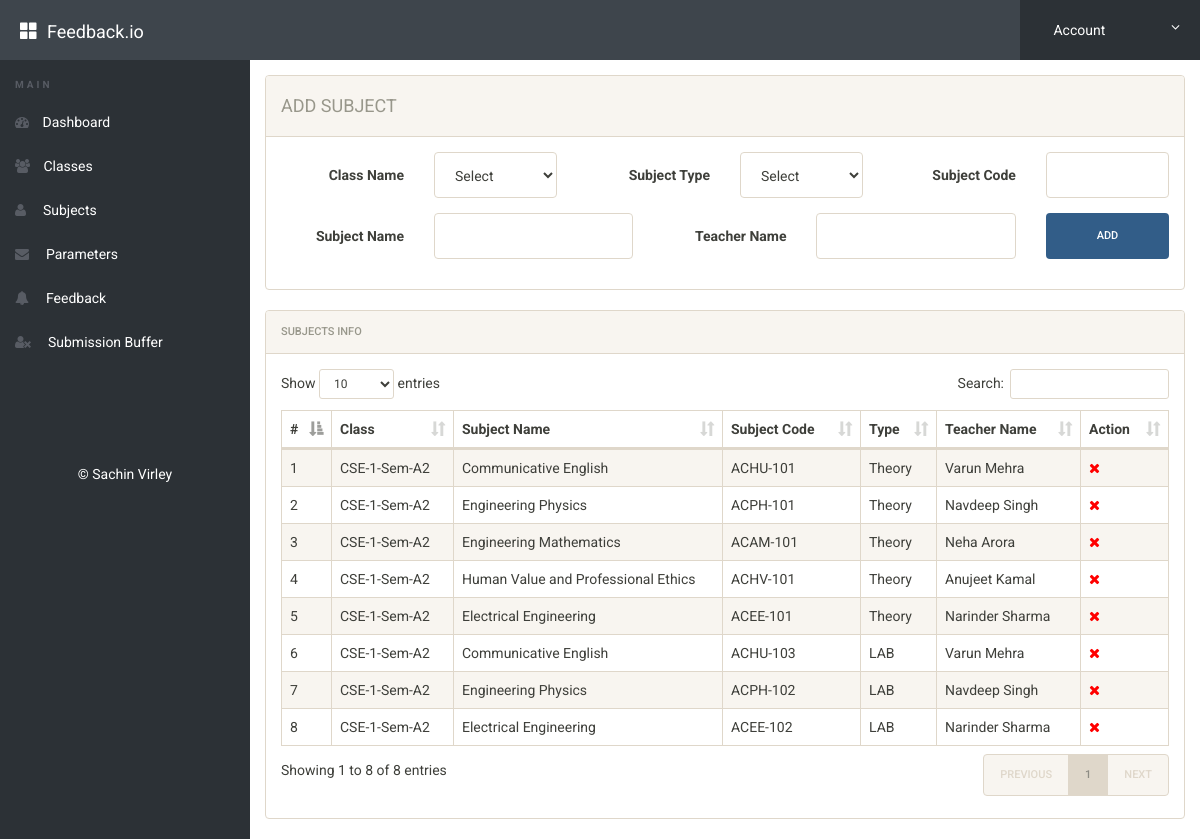
The app's page /admin/subjects.php (signed in) with its own data.
### tables this page shows
CREATE TABLE `subjects` (
  `id` int(11) NOT NULL,
  `subjecttype` varchar(50) NOT NULL,
  `SubjectName` varchar(50) NOT NULL,
  `subjectcode` varchar(50) NOT NULL,
  `teachername` varchar(100) NOT NULL,
  `classname` varchar(50) NOT NULL
);

### admin/subjects.php (the view, shortened to what this page needs)
<?php
include('includes/config.php');
if(strlen($_SESSION['alogin'])==0)
	{
header('location:index.php');
}
else{
?>
<!doctype html>
<html lang="en" class="no-js">
<head>
	<link rel="stylesheet" href="css/font-awesome.min.css">
	<link rel="stylesheet" href="css/bootstrap.min.css">
	<link rel="stylesheet" href="css/dataTables.bootstrap.min.css">
	<link rel="stylesheet" href="css/bootstrap-social.css">
	<link rel="stylesheet" href="css/bootstrap-select.css">
	<link rel="stylesheet" href="css/fileinput.min.css">
	<link rel="stylesheet" href="css/awesome-bootstrap-checkbox.css">
	<link rel="stylesheet" href="css/style.css">
</head>
<body>
	<?php include('includes/header.php');?>
	<div class="ts-main-content">
	<?php include('includes/leftbar.php');?>
		<div class="content-wrapper">
			<div class="container-fluid">
				<div class="row">
					<div class="col-md-12">
						<div class="row">
							<div class="col-md-12">
								<div class="panel panel-default">
									<div class="panel-heading"><h4>ADD SUBJECT</h4></div>
									<div class="panel-body">
										<form method="post" class="form-horizontal">
											<div class="form-group">
												<label class="col-sm-2 control-label">Class Name</label>
												<div class="col-sm-2">
                                                <select name="cname" class="form-control" required>
                                                <option value="">Select</option>
                                                </select>
												</div>
												<label class="col-sm-2 control-label">Subject Type</label>
												<div class="col-sm-2">
												<select name="stype" class="form-control" required>
                                                <option value="">Select</option>
                                                </select>
												</div>
												<label class="col-sm-2 control-label">Subject Code</label>
												<div class="col-sm-2">
													<input type="text" class="form-control" name="scode" required>
												</div>
											</div>
                                            <div class="form-group">
											 <label class="col-sm-2 control-label">Subject Name</label>
												<div class="col-sm-3">
													<input type="text" class="form-control" name="sname" required>
												</div>
                                                <label class="col-sm-2 control-label">Teacher Name</label>
												<div class="col-sm-3">
													<input type="text" class="form-control" name="tname" required>
												</div>
												<div class="col-sm-2">
													<button class="btn btn-primary btn-block" name="submit" type="submit">ADD</button>
												</div>
												</div>
										</form>
									</div>
								</div>
							</div>
						</div>
					</div>
				</div>
				<div class="panel panel-default">
							<div class="panel-heading">Subjects Info</div>
							<div class="panel-body">
								<table id="zctb" class="display table table-striped table-bordered table-hover" cellspacing="0" width="100%">
									<thead>
										<tr>
										<th>#</th>
												<th>Class</th>
                                                <th>Subject Name</th>
                                                <th>Subject Code</th>
												<th>Type</th>
                                                <th>Teacher Name</th>
											<th>Action</th>
										</tr>
									</thead>
									<tbody>
<?php $sql = "SELECT * from subjects";
$query = $dbh -> prepare($sql);
$query->execute();
$results=$query->fetchAll(PDO::FETCH_OBJ);
$cnt=1;
if($query->rowCount() > 0)
{
foreach($results as $result)
{				?>
										<tr>
											<td><?php echo htmlentities($cnt);?></td>
											<td><?php echo htmlentities($result->classname);?></td>
                                            <td><?php echo htmlentities($result->SubjectName);?></td>
                                            <td><?php echo htmlentities($result->subjectcode);?></td>
											<td><?php echo htmlentities($result->subjecttype);?></td>
                                            <td><?php echo htmlentities($result->teachername);?></td>
<td>
<a href="subjects.php?del=<?php echo $result->id;?>&type=<?php echo $result->subjecttype;?>&sub=<?php echo $result->SubjectName;?>" onclick="return confirm('Do you want to delete');"><i class="fa fa-close" style="color:red"></i></a></td>
										</tr>
										<?php $cnt=$cnt+1; }} ?>
									</tbody>
								</table>
							</div>
						</div>
			</div>
		</div>
	</div>
</body>
</html>
<?php } ?>

### admin/css/style.css (style rules this page uses)
html { font-size: 14px; }
@media only screen and (min-width: 480px) { html { font-size: 17px; } }
@media only screen and (min-width: 768px) { html { font-size: 14px; } }
body { font-size: 1em; }
a { color: #37a6c4; }
.btn { font-family: 'Roboto', sans-serif; }
.panel { overflow: hidden; }
.btn { text-transform: none; }
.ts-main-content .content-wrapper { padding-top: 15px; margin-top: 60px; }
@media only screen and (min-width: 992px) { .ts-main-content .content-wrapper { margin-left: 250px; } }

### records on screen
subjects: classname "CSE-1-Sem-A2", SubjectName "Communicative English", subjectcode "ACHU-101", subjecttype "Theory", teachername "Varun Mehra"
subjects: classname "CSE-1-Sem-A2", SubjectName "Engineering Physics", subjectcode "ACPH-101", subjecttype "Theory", teachername "Navdeep Singh"
subjects: classname "CSE-1-Sem-A2", SubjectName "Engineering Mathematics", subjectcode "ACAM-101", subjecttype "Theory", teachername "Neha Arora"
subjects: classname "CSE-1-Sem-A2", SubjectName "Human Value and Professional Ethics", subjectcode "ACHV-101", subjecttype "Theory", teachername "Anujeet Kamal"
subjects: classname "CSE-1-Sem-A2", SubjectName "Electrical Engineering", subjectcode "ACEE-101", subjecttype "Theory", teachername "Narinder Sharma"
subjects: classname "CSE-1-Sem-A2", SubjectName "Communicative English", subjectcode "ACHU-103", subjecttype "LAB", teachername "Varun Mehra"
subjects: classname "CSE-1-Sem-A2", SubjectName "Engineering Physics", subjectcode "ACPH-102", subjecttype "LAB", teachername "Navdeep Singh"
subjects: classname "CSE-1-Sem-A2", SubjectName "Electrical Engineering", subjectcode "ACEE-102", subjecttype "LAB", teachername "Narinder Sharma"
